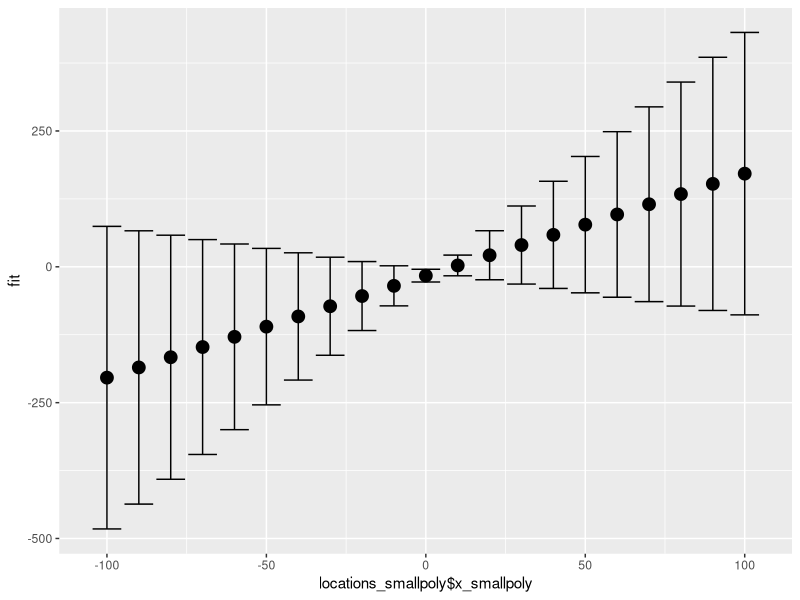
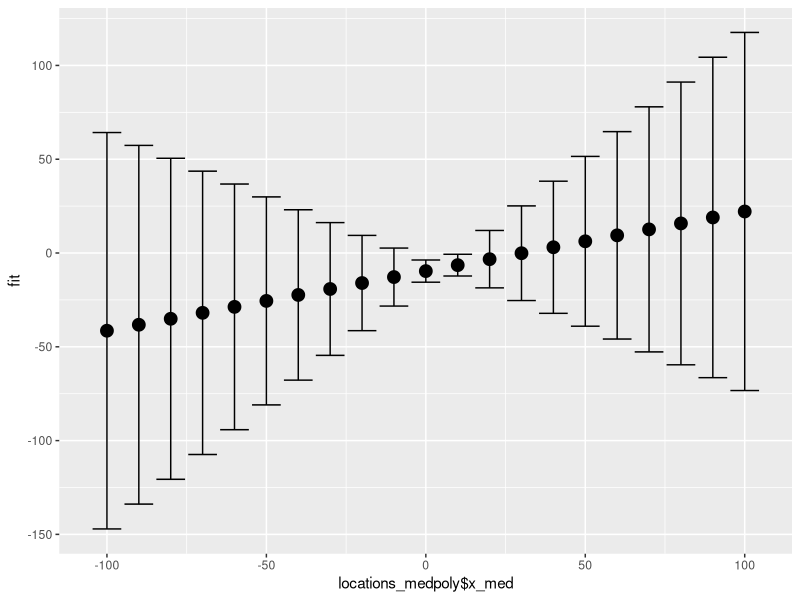
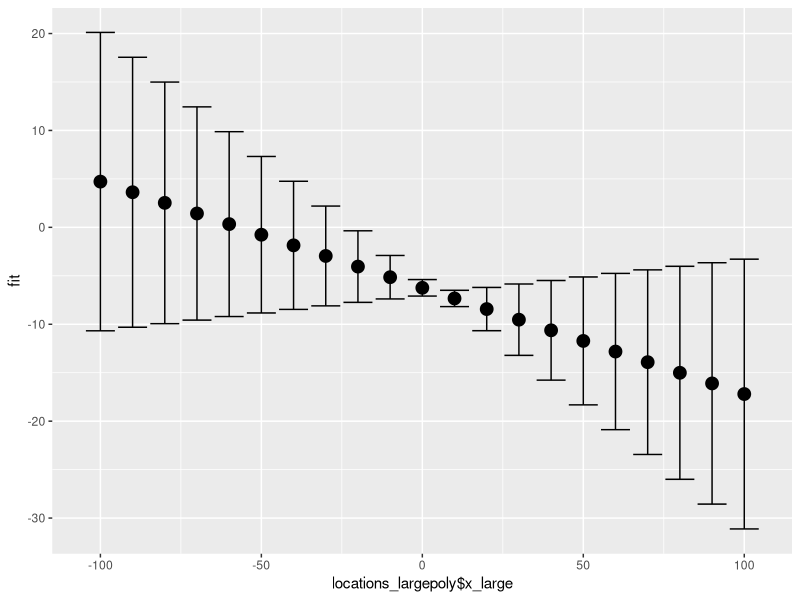
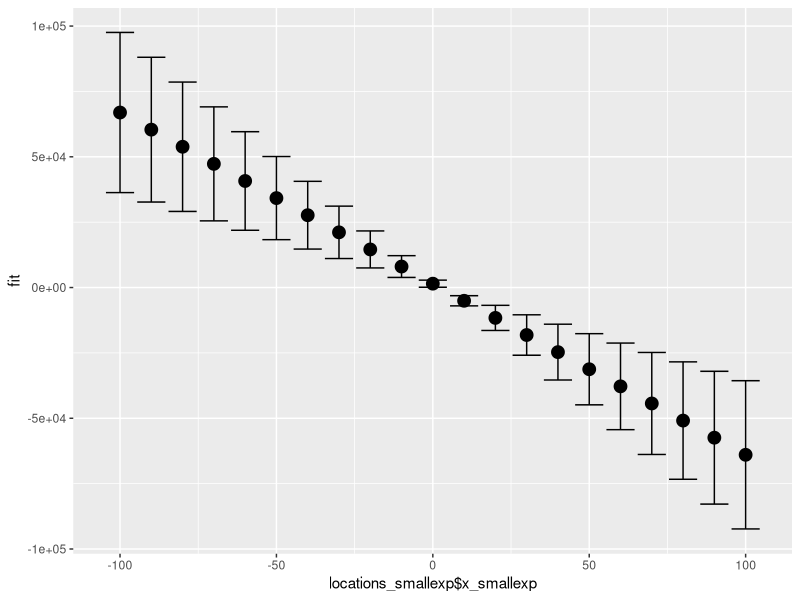
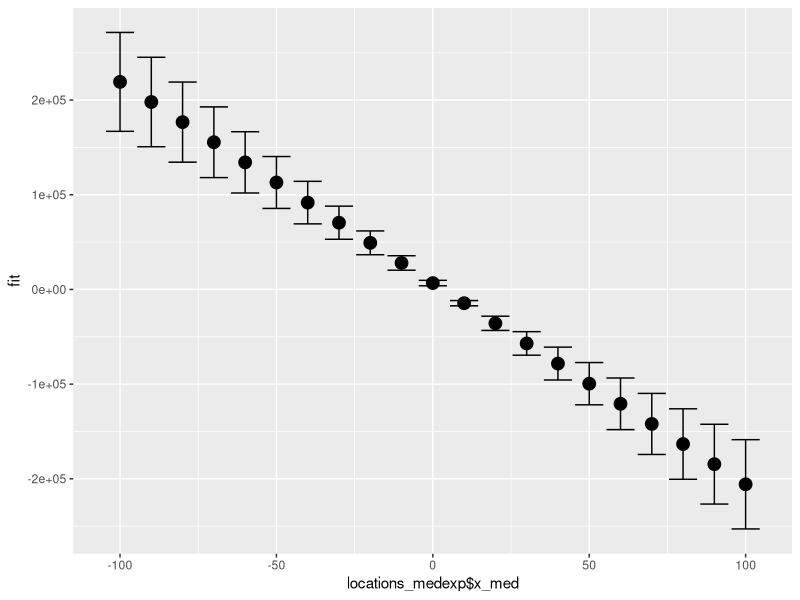
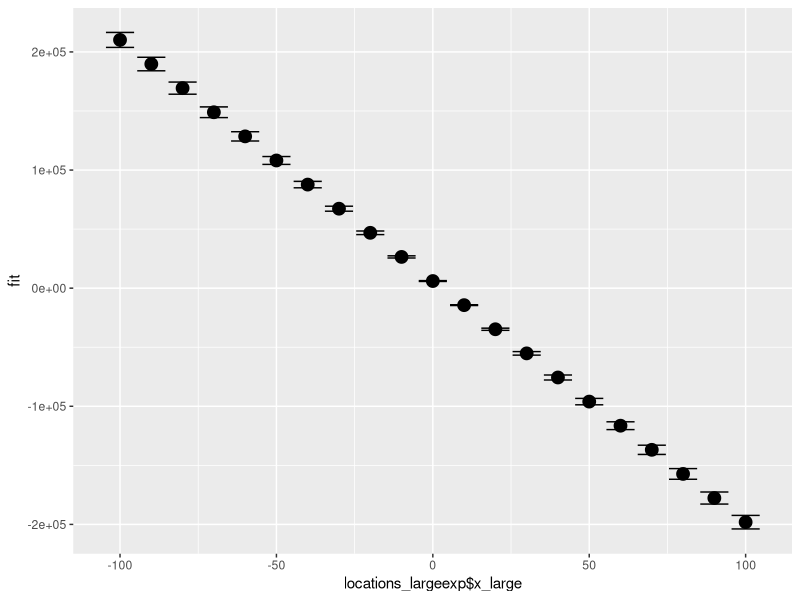
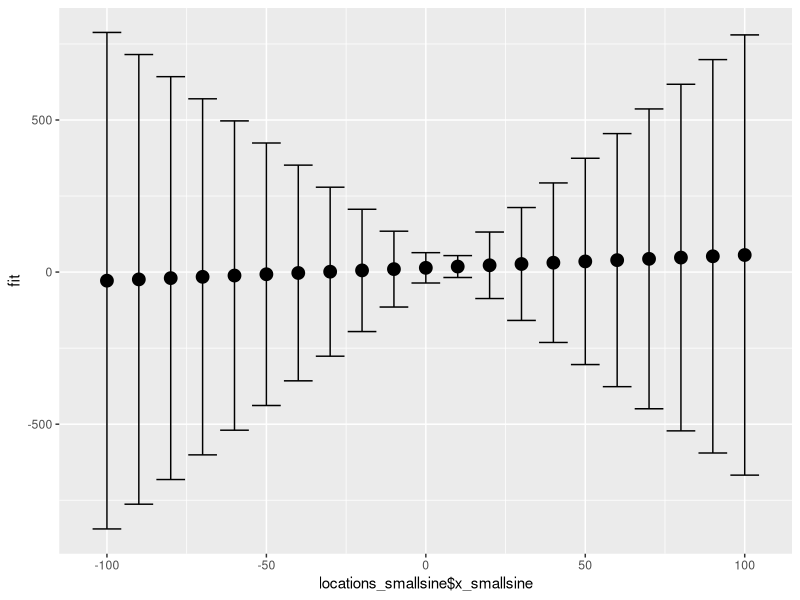
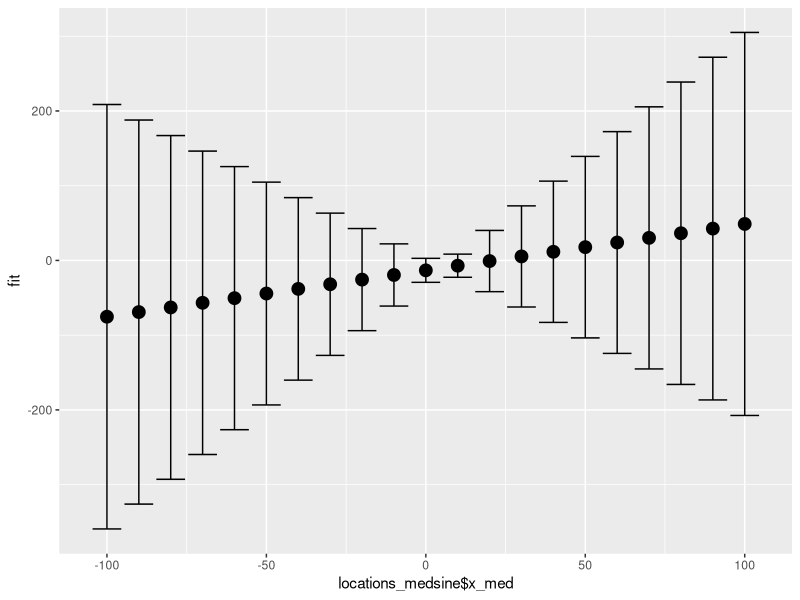

Recreate these plots in R, in order.
## ---- chunk 1
knitr::opts_chunk$set(echo = TRUE)
## ---- chunk 2
require(ggplot2)
## ---- chunk 3
check_violations <- function(sample_size, orig_new_obsv, violation_name, violation_func, sigma_sq, orig_x) {
# new_obs used to calculate y
# x, eps used to calculate y_hat
    if (violation_name == "None") {
      x <- orig_x
      new_obsv <- orig_new_obsv
      eps <- rnorm(sample_size, mean = 0, sd = sqrt(sigma_sq))
      return(list(x,new_obsv,eps))
    }
    if (violation_name == "Nonlinear relationship") {
      x <- violation_func(orig_x)
      new_obsv <- violation_func(orig_new_obsv)
      eps <- rnorm(sample_size, mean = 0, sd = sqrt(sigma_sq))
      return(list(x,new_obsv,eps))
    }
    if (violation_name == "Non-normal errors") {
      if (violation_func == "Gamma") {
        x <- orig_x
        new_obsv <- orig_new_obsv
        eps_alpha <- 2
        eps_beta <- 1/4
        eps <- (rgamma(sample_size, shape = eps_alpha, scale = eps_beta) - eps_alpha * eps_beta) * 2
        return(list(x,new_obsv,eps))
      }
      if (violation_func == "Poisson") {
        x <- orig_x
        new_obsv <- orig_new_obsv
        lambda <- 4
        eps <- (rpois(sample_size, lambda) - lambda) * 2
        return(list(x,new_obsv,eps))
      }
    }
    if (violation_name == "Heterogeneous variances"){
      x <- orig_x
      new_obsv <- orig_new_obsv
      eps <- rnorm(sample_size, mean = 0, sd = violation_func(x))
      return(list(x,new_obsv,eps))
  }
}


# function that will run simulations, violating a specific assumption
run_simulations <- function(num_runs, sample_size, num_new_obsv, violation, violation_func, parameters, sigma_sq) {
  
  sim_results <- data.frame(bad_prediction_rate = 0,
                            bad_b0_rate = 0, 
                            bad_b1_rate = 0, 
                            average_mse = 0, 
                            insignificant_b0_rate = 0, 
                            insignificant_b1_rate = 0)

  b0 <- parameters[1]
  b1 <- parameters[2]
  
  for (i in 1:num_runs) {
    x <- runif(sample_size, 0, 10)
    new_obsv <- runif(num_new_obsv, 0, 10)
    
    violated_data <- check_violations(sample_size, new_obsv, violation, violation_func, sigma_sq, x)
    violated_x <- violated_data[[1]]
    violated_new_obsv <- violated_data[[2]]
    eps <- violated_data[[3]]
    
    y <- b0 + b1 * violated_x + eps
    exp_val_y <- b0 + b1 * violated_new_obsv
    
    # fit a linear model using the simulated data
    my_lm <- lm(y ~ x)
    
    # predict y for new values of x using the fitted linear model
    y_hat_ci <- predict(my_lm, newdata = data.frame(x = new_obsv), interval = "confidence")
    # check whether the confidence interval actually captures the expected value of y from the true model
    bad_predictions <- num_new_obsv - sum((exp_val_y >= y_hat_ci[,2]) & (exp_val_y <= y_hat_ci[,3]))
    sim_results$bad_prediction_rate <- sim_results$bad_prediction_rate + bad_predictions
    
    # get confidence iterval for beta hat
    beta_ci <- confint(my_lm)
    # check whether the true value for the betas is caputured in the confidence interval
    good_betas <- ((parameters >= beta_ci[,1]) & (parameters <= beta_ci[,2]))
    if (good_betas[1] == FALSE) sim_results$bad_b0_rate <- sim_results$bad_b0_rate + 1
    if (good_betas[2] == FALSE) sim_results$bad_b1_rate <- sim_results$bad_b1_rate + 1
    
    # add the mse to the sum of MSE for all runs (to be averaged at the end)
    sim_results$average_mse <- sim_results$average_mse + (anova(my_lm)$'Mean Sq'[2])
    
    
    # check which beta_hats are significant based on the p-values
    p_vals <- summary(my_lm)$coeff[,4]
    if (p_vals[1] > .05) sim_results$insignificant_b0_rate <- sim_results$insignificant_b0_rate + 1
    if (p_vals[2] > .05) sim_results$insignificant_b1_rate <- sim_results$insignificant_b1_rate + 1
  }
  sim_results$bad_prediction_rate <- sim_results$bad_prediction_rate/(num_new_obsv*num_runs)
  sim_results[,2:6] <- sim_results[,2:6]/num_runs

  return(sim_results)
  
}
## ---- chunk 4
show_diagnostics <- function(sim_results) {
  
}
## ---- chunk 5
#part e, name the normal func & nonnormal func & randomly call it
my.simulation <- function(n, b0, b1){
  choices.simulation <- c("normal", "nonnormal")
  random.choice <- sample(choices.simulation, 1)
  if (random.choice == "normal"){
    return(normal_func)
  }
  else{
    return(nonnormal_func)
  }
}
## ---- chunk 6
set.seed(1)
# Sample code to get started
n_small <- 20
n_med <- 100
n_large <- 5000
locations <- c(-10:10)*10
## ---- chunk 7
num_runs <- 100
num_new_obsv <- 20
parameters <- c(10,2)
sigma_sq <- 4
## ---- chunk 8
poly_func <- function(x) (x-5)^2
poly_small_results <- run_simulations(num_runs,
                                      n_small, 
                                      num_new_obsv, 
                                      violation = "Nonlinear relationship", 
                                      violation_func = poly_func, 
                                      parameters, 
                                      sigma_sq)

poly_med_results <-run_simulations(num_runs,
                                   n_med, 
                                   num_new_obsv, 
                                   violation =  "Nonlinear relationship", 
                                   violation_func = poly_func, 
                                   parameters, 
                                   sigma_sq)

poly_large_results <-run_simulations(num_runs, 
                                     n_large, 
                                     num_new_obsv, 
                                     violation =  "Nonlinear relationship", 
                                     violation_func = poly_func, 
                                     parameters, 
                                     sigma_sq)
polynomial_results <- rbind(small_samp = poly_small_results, 
                            med_samp = poly_med_results, 
                            large_samp = poly_large_results)
polynomial_results
## ---- chunk 9
exp_small_results <- run_simulations(num_runs,
                                     n_small, 
                                     num_new_obsv, 
                                     violation =  "Nonlinear relationship", 
                                     violation_func = exp, 
                                     parameters, 
                                     sigma_sq)

exp_med_results <-run_simulations(num_runs, 
                                  n_med, 
                                  num_new_obsv, 
                                  violation =  "Nonlinear relationship",
                                  violation_func = exp, 
                                  parameters, 
                                  sigma_sq)

exp_large_results <-run_simulations(num_runs,
                                    n_large, 
                                    num_new_obsv, 
                                    violation =  "Nonlinear relationship", 
                                    violation_func = exp, 
                                    parameters, 
                                    sigma_sq)

exponential_results <- rbind(small_samp = exp_small_results,
                             med_samp = exp_med_results, 
                             large_samp = exp_large_results)
exponential_results
## ---- chunk 10
sin_small_results <- run_simulations(num_runs, 
                                     n_small, 
                                     num_new_obsv, 
                                     violation =  "Nonlinear relationship", 
                                     violation_func = sin, 
                                     parameters, 
                                     sigma_sq)

sin_med_results <- run_simulations(num_runs, 
                                   n_med, 
                                   num_new_obsv, 
                                   violation =  "Nonlinear relationship", 
                                   violation_func = sin, 
                                   parameters, 
                                   sigma_sq)

sin_large_results <- run_simulations(num_runs, 
                                     n_large, 
                                     num_new_obsv, 
                                     violation =  "Nonlinear relationship", 
                                     violation_func = sin, 
                                     parameters, 
                                     sigma_sq)

sinusoidal_results <- rbind(small_samp = sin_small_results, 
                            med_samp = sin_med_results, 
                            large_samp = sin_large_results)
sinusoidal_results
## ---- chunk 11
log_small_results <- run_simulations(num_runs, 
                                     n_small, 
                                     num_new_obsv, 
                                     violation =  "Nonlinear relationship", 
                                     violation_func = log,
                                     parameters, 
                                     sigma_sq)

log_med_results <- run_simulations(num_runs, 
                                   n_med, 
                                   num_new_obsv, 
                                   violation =  "Nonlinear relationship", 
                                   violation_func = log, 
                                   parameters, 
                                   sigma_sq)

log_large_results <- run_simulations(num_runs, 
                                     n_large, 
                                     num_new_obsv, 
                                     violation =  "Nonlinear relationship", 
                                     violation_func = log, 
                                     parameters, 
                                     sigma_sq)

logarithmic_results <- rbind(small_samp = log_small_results, 
                             med_samp = log_med_results, 
                             large_samp = log_large_results)
logarithmic_results
## ---- chunk 12
# TODO: randomize these for part e
b0 <- 10
b1 <- 2

# small sample size
x_smallpoly <- runif(n_small, 0, 10)
eps_smallpoly <- 3 * rnorm(n_small)
y_smallpoly <- b0 - b1 * (x_smallpoly - 5)^2 + eps_smallpoly


# med sample size
x_medpoly <- runif(n_med, 0, 10)
eps_medpoly <- 3 * rnorm(n_med)
y_medpoly <- b0 - b1 * (x_medpoly - 5)^2 + eps_medpoly

# lrg sample size
x_largepoly <- runif(n_large, 0, 10)
eps_largepoly <- 3 *rnorm(n_large)
y_largepoly <- b0 - b1 * (x_largepoly - 5)^2 + eps_largepoly

y_test <- b0 + b1 *x_largepoly + eps_largepoly
lm_test <- lm(y_test ~ x_largepoly)
anova(lm_test)
# part c, for each simulation:
# predict y-hat at several different locations using a confidence interval
locations_smallpoly <- data.frame(x_smallpoly = locations)

lm_smallpoly <- lm(y_smallpoly ~ x_smallpoly)
yhat_smallpoly <- predict.lm(lm_smallpoly, newdata=locations_smallpoly, interval="confidence") # predict y_hat
(yhat_smallpoly)
summary(lm_smallpoly)$coef  # model coefficients
(confint(lm_smallpoly))
(anova(lm_smallpoly)$'Mean Sq'[2]) # MSE
(summary(lm_smallpoly)$coeff[,4]) # p-vals of our coeffs
## ---- chunk 13
locations_medpoly <- data.frame(x_medpoly = locations)
lm_medpoly <- lm(y_medpoly ~ x_medpoly)
yhat_medpoly <- predict.lm(lm_medpoly, newdata=locations_medpoly, interval="confidence")
(yhat_medpoly)
summary(lm_medpoly)$coef
(confint(lm_medpoly))
(anova(lm_medpoly)$'Mean Sq'[2])
(summary(lm_medpoly)$coeff[,4])
## ---- chunk 14
locations_largepoly <- data.frame(x_largepoly = locations)
lm_largepoly <- lm(y_largepoly ~ x_largepoly)
yhat_largepoly <- predict.lm(lm_largepoly, newdata=locations_largepoly, interval="confidence")
## ---- chunk 15
summary(lm_largepoly)$coef
(confint(lm_largepoly))
(anova(lm_largepoly)$'Mean Sq'[2])
(summary(lm_largepoly)$coeff[,4])
## ---- chunk 16
yhat_smallpoly <- data.frame(yhat_smallpoly)

ggplot(yhat_smallpoly, aes(x =locations_smallpoly$x_smallpoly, y = fit)) +
  geom_point(size = 4) +
  geom_errorbar(aes(ymax = yhat_smallpoly$upr, ymin = yhat_smallpoly$lwr))


yhat_medpoly <- data.frame(yhat_medpoly)

ggplot(yhat_medpoly, aes(x =locations_medpoly$x_med, y = fit)) +
  geom_point(size = 4) +
  geom_errorbar(aes(ymax = yhat_medpoly$upr, ymin = yhat_medpoly$lwr))


yhat_largepoly <- data.frame(yhat_largepoly)

ggplot(yhat_largepoly, aes(x =locations_largepoly$x_large, y = fit)) +
  geom_point(size = 4) +
  geom_errorbar(aes(ymax = yhat_largepoly$upr, ymin = yhat_largepoly$lwr))
## ---- chunk 17
# TODO: randomize these for part e
b0 <- 10
b1 <- 2

# small sample size
x_smallexp <- runif(n_small, 0, 10)
eps_smallexp <- 3 * rnorm(n_small)
y_smallexp <- b0 - b1 * exp(x_smallexp) + eps_smallexp


# med sample size
x_medexp <- runif(n_med, 0, 10)
eps_medexp <- 3 * rnorm(n_med)
y_medexp <- b0 - b1 * exp(x_medexp) + eps_medexp

# lrg sample size
x_largeexp <- runif(n_large, 0, 10)
eps_largeexp <- 3 * rnorm(n_large)
y_largeexp <- b0 - b1 * exp(x_largeexp) + eps_largeexp

# part c, for each simulation:
# predict y-hat at several different locations using a confidence interval.
locations_smallexp <- data.frame(x_smallexp = locations)

lm_smallexp <- lm(y_smallexp ~ x_smallexp)
yhat_smallexp <- predict.lm(lm_smallexp, newdata=locations_smallexp, interval="confidence") # predict y_hat

summary(lm_smallexp)$coef  # model coefficients
(confint(lm_smallexp))
(anova(lm_smallexp)$'Mean Sq'[2]) # MSE
(summary(lm_smallexp)$coeff[,4])  # p-vals of our coeffs
## ---- chunk 18
locations_medexp <- data.frame(x_medexp = locations)
lm_medexp <- lm(y_medexp ~ x_medexp)
yhat_medexp <- predict.lm(lm_medexp, newdata=locations_medexp, interval="confidence")
(yhat_medexp)
summary(lm_medexp)$coef
(confint(lm_medexp))
(anova(lm_medexp)$'Mean Sq'[2])
(summary(lm_medexp)$coeff[,4])
## ---- chunk 19
locations_largeexp <- data.frame(x_largeexp = locations)
lm_largeexp <- lm(y_largeexp ~ x_largeexp)
yhat_largeexp <- predict.lm(lm_largeexp, newdata=locations_largeexp, interval="confidence")
## ---- chunk 20
summary(lm_largeexp)$coef
(confint(lm_largeexp))
(anova(lm_largeexp)$'Mean Sq'[2])
(summary(lm_largeexp)$coeff[,4])
## ---- chunk 21
yhat_smallexp <- data.frame(yhat_smallexp)

ggplot(yhat_smallexp, aes(x =locations_smallexp$x_smallexp, y = fit)) +
  geom_point(size = 4) +
  geom_errorbar(aes(ymax = yhat_smallexp$upr, ymin = yhat_smallexp$lwr))


yhat_medexp <- data.frame(yhat_medexp)

ggplot(yhat_medexp, aes(x =locations_medexp$x_med, y = fit)) +
  geom_point(size = 4) +
  geom_errorbar(aes(ymax = yhat_medexp$upr, ymin = yhat_medexp$lwr))


yhat_largeexp <- data.frame(yhat_largeexp)

ggplot(yhat_largeexp, aes(x =locations_largeexp$x_large, y = fit)) +
  geom_point(size = 4) +
  geom_errorbar(aes(ymax = yhat_largeexp$upr, ymin = yhat_largeexp$lwr))
## ---- chunk 22
# TODO: randomize these for part e
b0 <- 0
b1 <- 20*pi

# small sample size
x_smallsine <- runif(n_small, 0, 10)
eps_smallsine <- 3 * rnorm(n_small)
y_smallsine <- b0 + b1 * sin(x_smallsine) + eps_smallsine


# med sample size
x_medsine <- runif(n_med, 0, 10)
eps_medsine <- 3 * rnorm(n_med)
y_medsine <- b0 - b1 * sin(x_medsine) + eps_medsine

# lrg sample size
x_largesine <- runif(n_large, 0, 10)
eps_largesine <- 3 * rnorm(n_large)
y_largesine <- b0 - b1 * sin(x_largesine) + eps_largesine

# part c, for each simulation:
# predict y-hat at several different locations using a confidence interval.
locations_smallsine <- data.frame(x_smallsine = locations)

lm_smallsine <- lm(y_smallsine ~ x_smallsine)
yhat_smallsine <- predict.lm(lm_smallsine, newdata=locations_smallsine, interval="confidence") # predict y_hat

summary(lm_smallsine)$coef  # model coefficients
(confint(lm_smallsine))
(anova(lm_smallsine)$'Mean Sq'[2]) # MSE
(summary(lm_smallsine)$coeff[,4])  # p-vals of our coeffs
## ---- chunk 23
locations_medsine <- data.frame(x_medsine = locations)
lm_medsine <- lm(y_medsine ~ x_medsine)
yhat_medsine <- predict.lm(lm_medsine, newdata=locations_medsine, interval="confidence")
(yhat_medsine)
summary(lm_medsine)$coef
(confint(lm_medsine))
(anova(lm_medsine)$'Mean Sq'[2])
(summary(lm_medsine)$coeff[,4])
## ---- chunk 24
locations_largesine <- data.frame(x_largesine = locations)
lm_largesine <- lm(y_largesine ~ x_largesine)
yhat_largesine <- predict.lm(lm_largesine, newdata=locations_largesine, interval="confidence")
## ---- chunk 25
summary(lm_largesine)$coef
(confint(lm_largesine))
(anova(lm_largesine)$'Mean Sq'[2])
(summary(lm_largesine)$coeff[,4])
## ---- chunk 26
yhat_smallsine <- data.frame(yhat_smallsine)

ggplot(yhat_smallsine, aes(x =locations_smallsine$x_smallsine, y = fit)) +
  geom_point(size = 4) +
  geom_errorbar(aes(ymax = yhat_smallsine$upr, ymin = yhat_smallsine$lwr))


yhat_medsine <- data.frame(yhat_medsine)

ggplot(yhat_medsine, aes(x =locations_medsine$x_med, y = fit)) +
  geom_point(size = 4) +
  geom_errorbar(aes(ymax = yhat_medsine$upr, ymin = yhat_medsine$lwr))


yhat_largesine <- data.frame(yhat_largesine)

ggplot(yhat_largesine, aes(x =locations_largesine$x_large, y = fit)) +
  geom_point(size = 4) +
  geom_errorbar(aes(ymax = yhat_largesine$upr, ymin = yhat_largesine$lwr))
## ---- chunk 27
gamma_small_results <- run_simulations(num_runs, 
                                     n_small, 
                                     num_new_obsv, 
                                     violation =  "Non-normal errors", 
                                     violation_func = "Gamma",
                                     parameters, 
                                     sigma_sq)

gamma_med_results <- run_simulations(num_runs, 
                                   n_med, 
                                   num_new_obsv, 
                                   violation =  "Non-normal errors", 
                                   violation_func = "Gamma", 
                                   parameters, 
                                   sigma_sq)

gamma_large_results <- run_simulations(num_runs, 
                                     n_large, 
                                     num_new_obsv, 
                                     violation =  "Non-normal errors", 
                                     violation_func = "Gamma", 
                                     parameters, 
                                     sigma_sq)

gamma_results <- rbind(small_samp = gamma_small_results, 
                             med_samp = gamma_med_results, 
                             large_samp = gamma_large_results)
gamma_results
## ---- chunk 28
# Sample code to get started
n <- n_large


# TODO randomize this for part e
b0 <- 10
b1 <- 2
eps_alpha <- 2
eps_beta <- 1/4


x <- runif(n, 0, 10)
eps <- (rgamma(n, eps_alpha, 1/eps_beta) - eps_alpha * eps_beta) * 2
y <- b0 - b1 * x + eps

# hist(eps)
var(eps)
mean(eps)

## ---- chunk 29
poisson_small_results <- run_simulations(num_runs, 
                                     n_small, 
                                     num_new_obsv, 
                                     violation =  "Non-normal errors", 
                                     violation_func = "Poisson",
                                     parameters, 
                                     sigma_sq)

poisson_med_results <- run_simulations(num_runs, 
                                   n_med, 
                                   num_new_obsv, 
                                   violation =  "Non-normal errors", 
                                   violation_func = "Poisson", 
                                   parameters, 
                                   sigma_sq)

poisson_large_results <- run_simulations(num_runs, 
                                     n_large, 
                                     num_new_obsv, 
                                     violation =  "Non-normal errors", 
                                     violation_func = "Poisson", 
                                     parameters, 
                                     sigma_sq)

poisson_results <- rbind(small_samp = poisson_small_results, 
                             med_samp = poisson_med_results, 
                             large_samp = poisson_large_results)
poisson_results
## ---- chunk 30
#rpois()
## ---- chunk 31
# Sample code to get started
n <- 200
b0 <- 10
b1 <- 10

x <- runif(n, 0, 10)
eps <- rnorm(n, sd = 0.5 * x^2)
y <- b0 + b1 * x + eps

## ---- chunk 32
hetero_var_small_results <- run_simulations(num_runs,
                                     n_small, 
                                     num_new_obsv, 
                                     violation =  "Heterogeneous variances", 
                                     violation_func = poly_func, 
                                     parameters, 
                                     sigma_sq)

hetero_var_med_results <-run_simulations(num_runs, 
                                  n_med, 
                                  num_new_obsv, 
                                  violation =  "Heterogeneous variances",
                                  violation_func = poly_func, 
                                  parameters, 
                                  sigma_sq)

hetero_var_large_results <-run_simulations(num_runs,
                                    n_large, 
                                    num_new_obsv, 
                                    violation =  "Heterogeneous variances", 
                                    violation_func = poly_func, 
                                    parameters, 
                                    sigma_sq)

hetero_var_results <- rbind(small_samp = hetero_var_small_results,
                             med_samp = hetero_var_med_results, 
                             large_samp = hetero_var_large_results)
hetero_var_results
## ---- chunk 33
# Sample code to get started
n <- 200
b0 <- 10
b1 <- 10
rho <- 0.9
sigma <- 2

x <- runif(n, 0, 10)

eps <- arima.sim(model = list(ar = rho), n = n)

y <- b0 + b1 * x + eps

# OR...

eps <- rep(0, n)
e.ind <- rnorm(n, mean = 0, sd = (sigma / sqrt(1-rho^2)))
eps[1] <- e.ind[1]
for (i in 2:n) {
  eps[i] <- rho * eps[i-1] + e.ind[i]
}

y <- b0 + b1 * x + eps
## ---- chunk 34
n <- 20
b0 <- 10
b1 <- 3
b2 <- 7

simga <- 2

x1 <- runif(n, 0, 10)
x2 <- x1 + rnorm(n)
cor(x1, x2)


eps <- rnorm(n, sd = sigma)
y <- b0 + b1 * x1 + b2 * x2 + eps





# B <- 100
# many.sims.multicollinearity <- sapply(1:B, function(i) {
#     # x <- rnorm(100, mean = 0, sd = 1)
#     # eps <- rnorm(100, mean = 0, sd = sqrt(0.25))
#     # y <- -1 + 0.5 * x + eps
#     # simul.fit <- lm(y ~ x)
#     # beta.1 <- 0.5
#     # lower <- confint(simul.fit, "x")[1]
#     # upper <- confint(simul.fit, "x")[2]
#     # boolean <- beta.1 <= upper & beta.1 >= lower
#     #return(boolean)
# })

# proportion <- sum(many.sims.multicollinearity)/length(many.sims.multicollinearity)
# proportion

## ---- chunk 35
